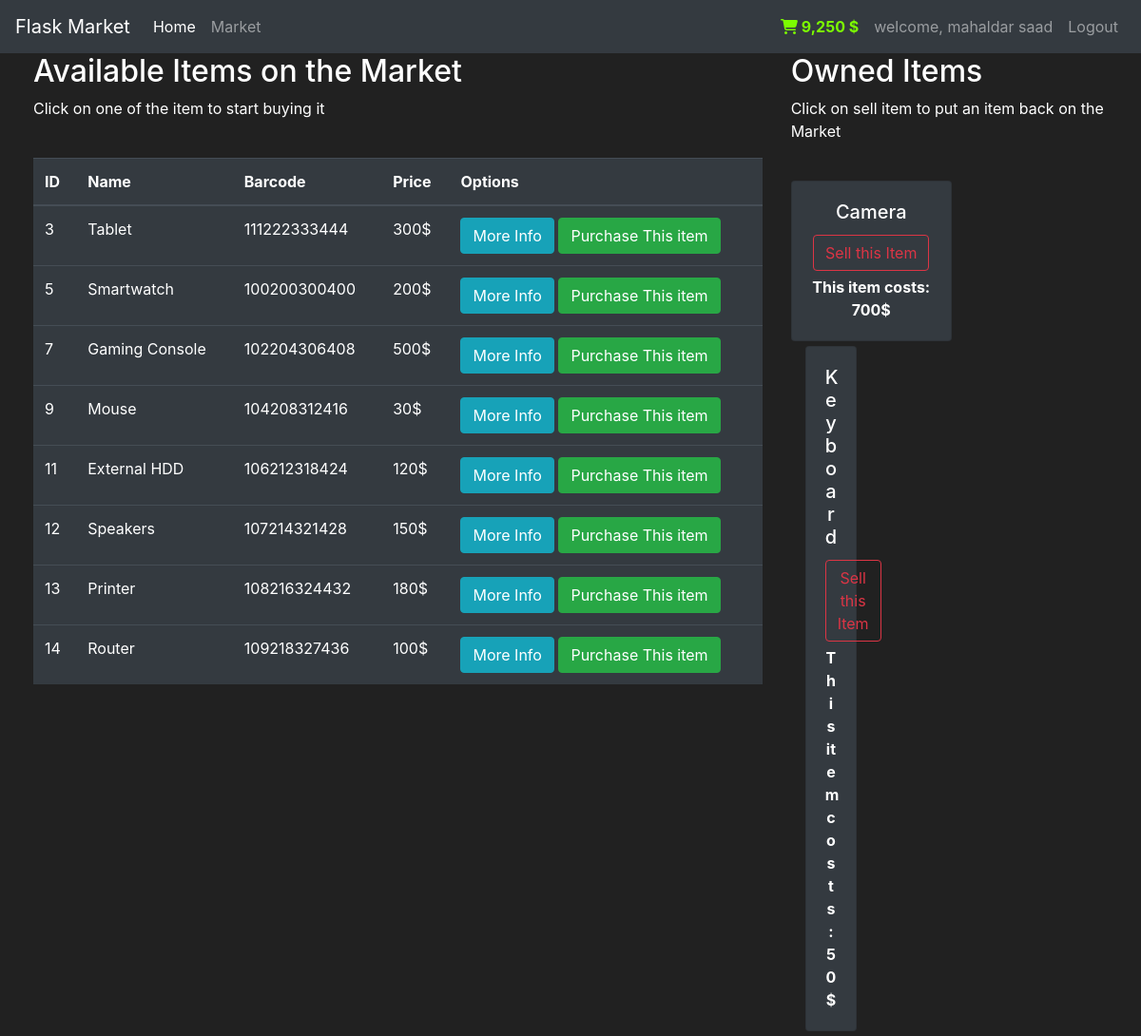
/market (signed in), run on the app's committed database.
### market/modules.py (models this page shows, shortened)
class user(db.Model, UserMixin):
    id=db.Column(db.Integer(), primary_key=True)
    username=db.Column(db.String(length=30), nullable=False, unique=True)
    email_address=db.Column(db.String(length=50), nullable=False, unique=True)
    password_hash=db.Column(db.String(length=60), nullable=False)
    budget=db.Column(db.Integer(), nullable=False, default=10000)
    items=db.relationship('Item', backref='owned_user', lazy=True)
    @property
    def prettier_budget(self):
        if len(str(self.budget))>=4:
            return f'{str(self.budget)[:-3]},{str(self.budget)[-3:]} $'
        else:
            return f"{self.budget} $"
    @property
    def password(self):
        return self.password

class Item(db.Model):
    id=db.Column(db.Integer(), primary_key=True)
    name=db.Column(db.String(80), nullable=False,unique=True)
    price=db.Column(db.Integer(), nullable=False)
    barcode=db.Column(db.String(12), nullable=False)
    description=db.Column(db.String(1024), nullable=False, unique=True)
    owner=db.Column(db.Integer(), db.ForeignKey('user.id'))
    @property
    def price_in_dollars(self):
        return f"{self.price}$"

### market/routes.py (the view, shortened to what this page needs)
@app.route('/market', methods=['GET','POST'])
@login_required
def market_page():
    purchase_form=PurchaseItemForm()
    selling_form=SellItemForm()
    if request.method=='GET':
        items=Item.query.filter_by(owner=None)
        owned_items=Item.query.filter_by(owner=current_user.id)
        return render_template('market.html', items=items, purchase_form=purchase_form, owned_items=owned_items,selling_form=selling_form)

### market/modules.py (called while the page is built)
@login_manager.user_loader
def load_user(user_id):
    return user.query.get(int(user_id))

### market/templates/market.html (shortened to what this page needs)
{%extends "base.html" %}
{% block content %}
          <div class="row" style="margin: top 20px; margin-left: 20px;">
            <div class="col-8">
                <h2> Available Items on the Market</h2>
                <p>Click on one of the item to start buying it</p>
                <br>
                <table class="table table-hover table-dark">
        <thead>
            <tr>
              <th scope="col">ID</th>
              <th scope="col">Name</th>
              <th scope="col">Barcode</th>
              <th scope="col">Price</th>
              <th scope="col">Options</th>
            </tr>
        </thead>
        <tbody>
            {% for item in items %}
            <tr>
                <td>{{ item.id }}</td>
                <td>{{ item.name }}</td>
                <td>{{ item.barcode }}</td>
                <td>{{ item.price_in_dollars }}</td>
                <td>
                    <button class="btn btn-outline btn-info" data-toggle="modal" data-target="#Modal-MoreInfo-{{ item.id }}">More Info</button>
                    <button class="btn btn-outline btn-success" data-toggle="modal" data-target="#Modal-PurchaseConfirm-{{ item.id }}">Purchase This item</button>
                </td>
            </tr>
            {% endfor %}
        </tbody>
    </table>
            </div>
            <div class="col-4">
                <h2>Owned Items</h2>
                <p>Click on sell item to put an item back on the Market</p>
                <br>
                <div class="row">
                {% for owned_item in owned_items %}
                   <div class="col-md-6">
                                            <div style="margin-bottom: 5px" class="card text-center bg-dark">
                            <div class="card-body">
                                <h5 class="card-title">{{owned_item.name}}</h5>
                                <button type="button" class="btn btn-outline-danger" style="margin-bottom: 5px"
                                        data-toggle="modal" data-target="#Modal-SellingConfirm-{{owned_item.id}}">
                                    Sell this Item
                                </button>
                                <p class="card-text"><strong>
                                    This item costs: {{ owned_item.price_in_dollars }}
                                </strong></p>
                            </div>
                        </div>
                     {% endfor %}
                    </div>
          </div>
{% endblock %}

### market/templates/base.html (shortened to what this page needs)
<!doctype html>
<html lang="en">
<head>
    <link rel="stylesheet"
          href="https://cdn.jsdelivr.net/npm/bootstrap@4.5.3/dist/css/bootstrap.min.css"
>
</head>
<body>
    <nav class="navbar navbar-expand-md navbar-dark bg-dark">
        <a class="navbar-brand" href="#">Flask Market</a>
        <div class="collapse navbar-collapse" id="navbarNav">
            <ul class="navbar-nav mr-auto">
                <li class="nav-item active">
                    <a class="nav-link" href="{{ url_for('home_page') }}">
                      Home <span class="sr-only">(current)</span>
                    </a>
                </li>
            <li class="nav-item">
                <a class="nav-link" href="{{ url_for('market_page') }}">Market</a>
            </li>
            </ul>
            {% if current_user.is_authenticated %}
             <ul class="navbar-nav">
                    <li class="nav-item">
                        <a class="nav-link" style="color:lawngreen; font-weight: bold;">
                            <i class="fas fa-shopping-cart">
                            </i>
                            {{ current_user.prettier_budget }}
                        </a>
                    </li>
                </ul>
                 <ul class="navbar-nav">
                    <li class="nav-item">
                        <a class="nav-link" >welcome, {{ current_user.username }}</a>
                    </li>
                </ul>
                <ul class="navbar-nav">
                    <li class="nav-item">
                        <a class="nav-link" href="{{ url_for('logout_page') }}">Logout</a>
                    </li>
                </ul>
            {% endif %}
        </div>
    </nav>
    {% block content %}
    {% endblock %}
</body>
</html>

### market/templates/base.html (style rules this page uses)
body { background-color: #212121; color: white; }

### data on the page
user: prettier_budget "9,250 $", username "mahaldar saad"
Item: id "3", name "Tablet", barcode "111222333444", price_in_dollars "300$"
Item: id "5", name "Smartwatch", barcode "100200300400", price_in_dollars "200$"
Item: id "7", name "Gaming Console", barcode "102204306408", price_in_dollars "500$"
Item: id "9", name "Mouse", barcode "104208312416", price_in_dollars "30$"
Item: id "11", name "External HDD", barcode "106212318424", price_in_dollars "120$"
Item: id "12", name "Speakers", barcode "107214321428", price_in_dollars "150$"
Item: id "13", name "Printer", barcode "108216324432", price_in_dollars "180$"
Item: id "14", name "Router", barcode "109218327436", price_in_dollars "100$"
Item: name "Camera", price_in_dollars "700$"
Item: name "Keyboard", price_in_dollars "50$"
